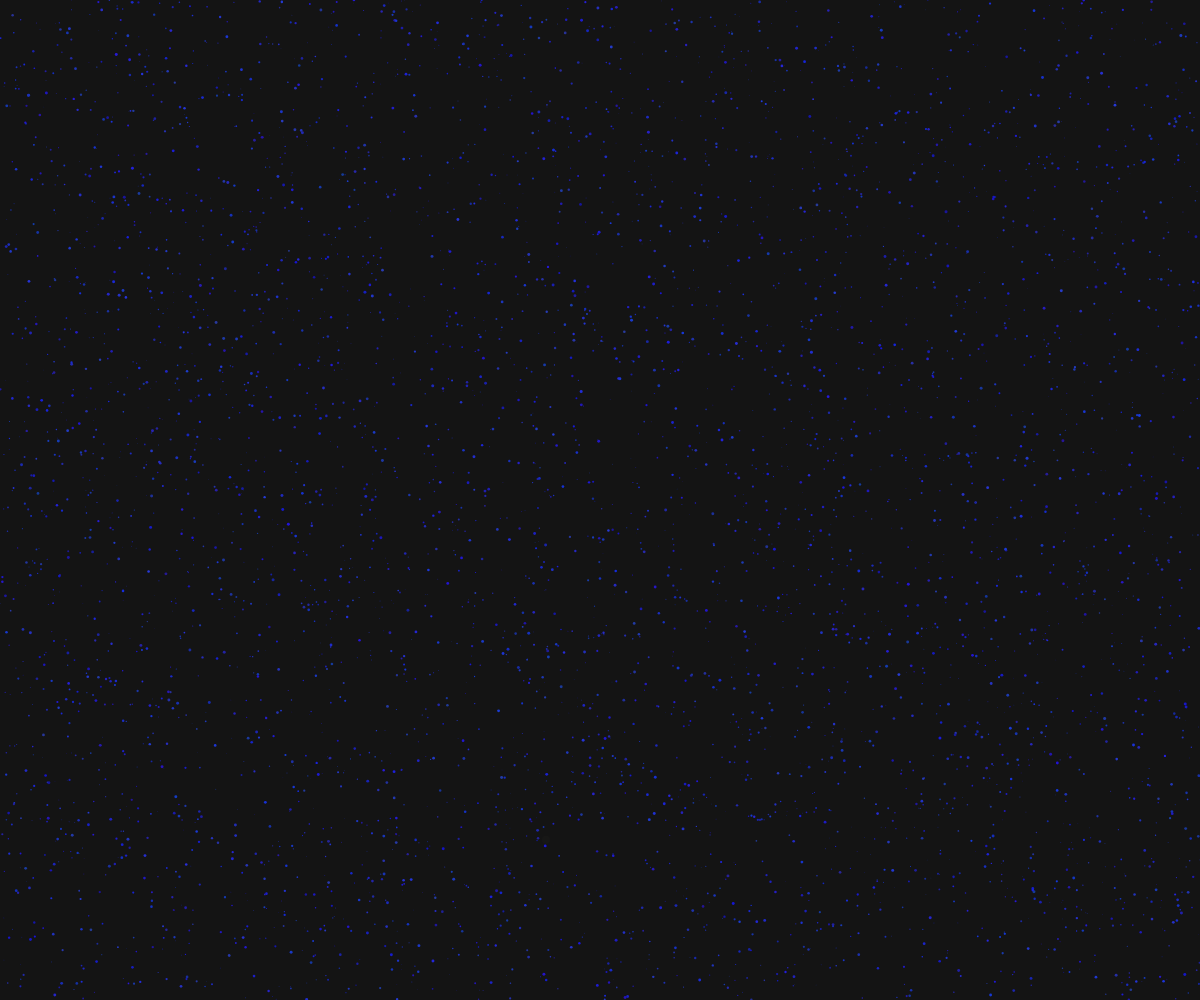
Frame 1 (no input)
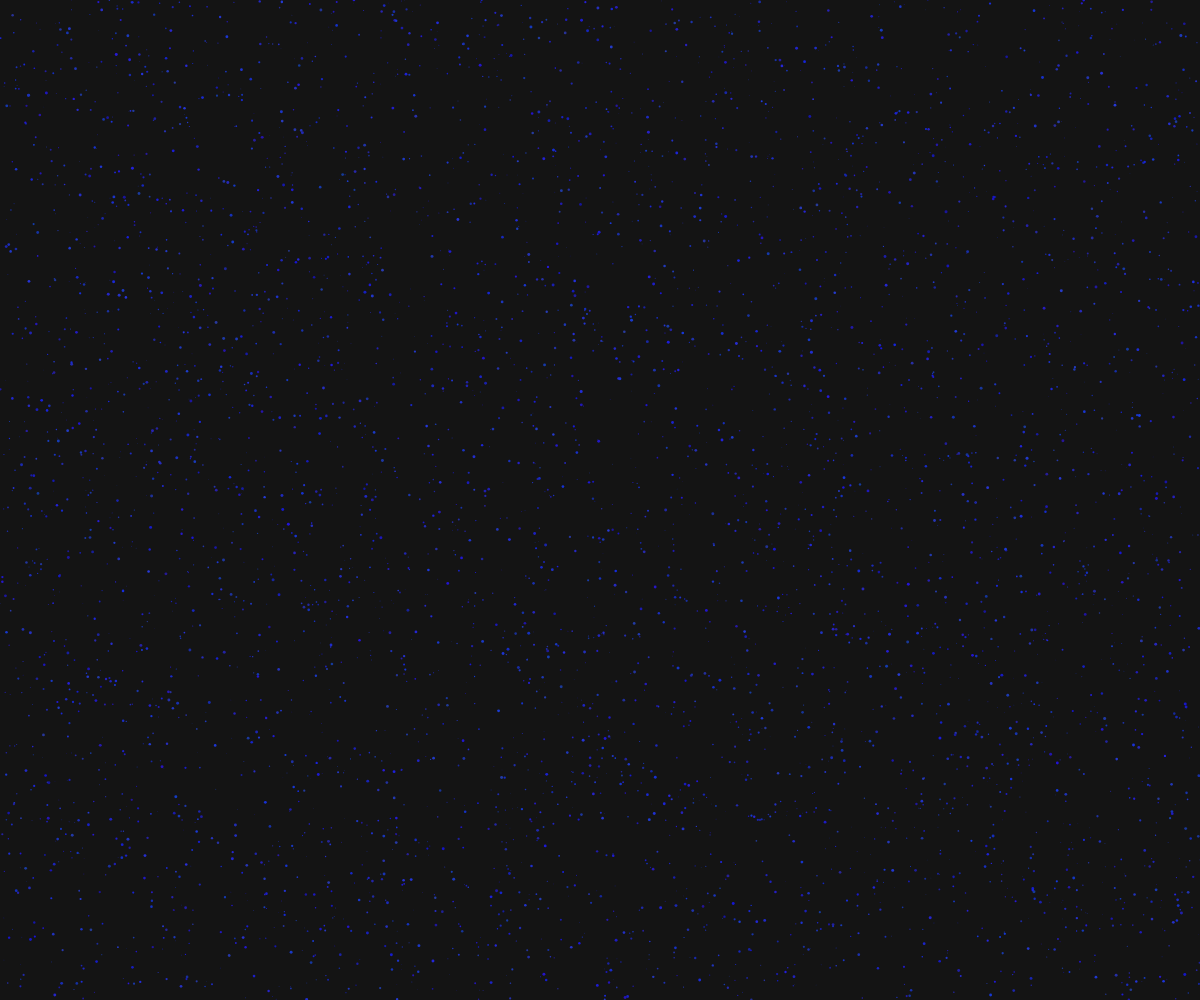
Frame 60 (no input)
Frame 120 (the mouse pressed at the canvas centre since frame 60): identical to frame 60, image omitted

The p5.js sketch that drew these frames (run headless with seeded random() and noise() and a simulated clock; from frame 60 on, the mouse is pressed at the canvas centre):

// p5.js sketch
// ── sketch.js
let sandParticles = [];
let flashTime = 0;
let flashDuration = 800; // milliseconds for flash duration
let flashInterval = 3000; // milliseconds between flashes
let flashCenterX, flashCenterY;
let flashRadius = 0;
let flashActive = false;

function setup() {
  createCanvas(windowWidth, windowHeight);
  
  // Create sand particles with texture details
  for (let i = 0; i < 5000; i++) {
    sandParticles.push({
      x: random(width),
      y: random(height),
      size: random(0.5, 3),
      brightness: random(150, 220),
      hue: random(20, 40), // sandy orange-brown hues
      saturation: random(20, 60)
    });
  }
  
  // Initialize flash center to a random point
  flashCenterX = random(width);
  flashCenterY = random(height);
}

function draw() {
  background(20); // dark desert base color
  
  // Draw sand field with textured particles
  noStroke();
  for (let particle of sandParticles) {
    fill(particle.hue, particle.saturation, particle.brightness);
    ellipse(particle.x, particle.y, particle.size);
  }
  
  // Update flash timing
  flashTime = millis() % flashInterval;
  
  // Determine if flash is active and update flash parameters
  if (flashTime < flashDuration) {
    flashActive = true;
    let progress = map(flashTime, 0, flashDuration, 0, 1);
    if (progress > 1) progress = 2 - progress;
    
    flashRadius = map(progress, 0, 1, 0, width * 0.3);
    
    // Draw the flash effect
    drawingContext.globalCompositeOperation = 'screen';
    fill(255, 255, 200, 150 * progress);
    noStroke();
    ellipse(flashCenterX, flashCenterY, flashRadius, flashRadius);
    drawingContext.globalCompositeOperation = 'source-over';
    
    // Apply the flash effect to nearby particles
    for (let particle of sandParticles) {
      let d = dist(particle.x, particle.y, flashCenterX, flashCenterY);
      if (d < flashRadius * 0.8) {
        let brightFactor = map(d, 0, flashRadius * 0.8, 1, 0.3);
        fill(particle.hue, particle.saturation, particle.brightness * brightFactor);
        ellipse(particle.x, particle.y, particle.size);
      }
    }
  } else {
    flashActive = false;
  }
  
  // Occasionally change the flash center for dynamic effect
  if (frameCount % 100 === 0) {
    flashCenterX = random(width);
    flashCenterY = random(height);
  }
}

function windowResized() {
  resizeCanvas(windowWidth, windowHeight);
}
